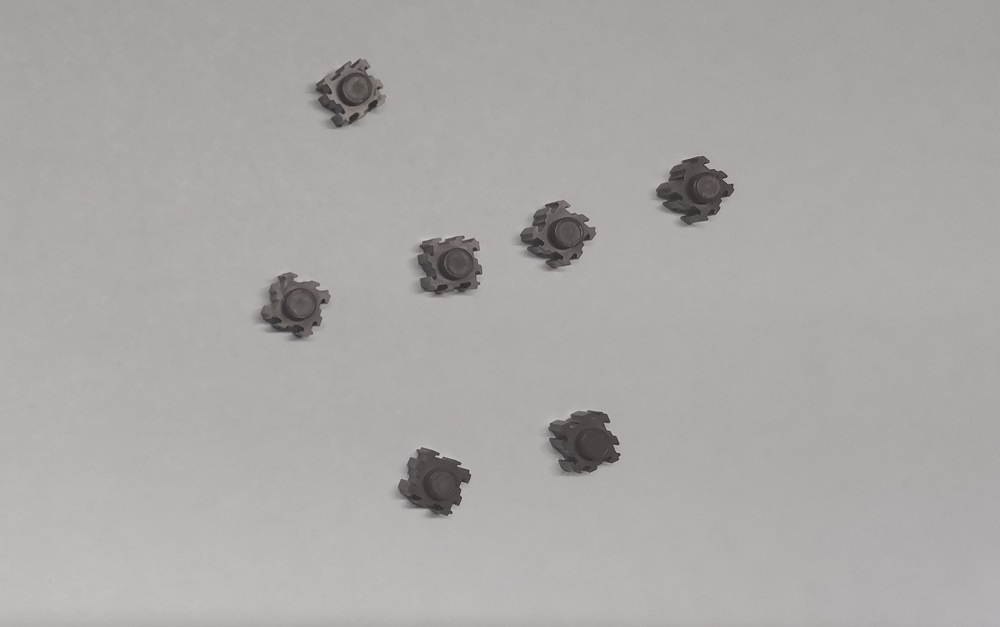
//> input picture Resources/jimu_singlecolor.jpg, 1000 x 627 px
$ ./实验4_3   (built with g++ and OpenCV 4)
//> lines starting //> are read from the running program, lines starting //| are printed output that depends on the picture; after the words box and inside, x2 and y2 are one past the last pixel; in counts of white or black regions, pixels touching at a corner belong together
/*

最佳熵自动门限方法，


*/
#include<iostream>
#include<opencv2/highgui.hpp>
#include<opencv2/imgcodecs.hpp>
#include<opencv2/imgproc.hpp>
#include<vector>
using namespace std;
using namespace cv;

void OptimSegmentation(unsigned char* inputimage, int height, int width);
void showHistogram(Mat img, string window);

int main()
{
    Mat img1 = imread("Resources/jimu_singlecolor.jpg");
//> img1 is the input picture: 627 rows x 1000 cols, CV_8UC3; mean B, G, R 166.8, 167.8, 171.7

    cvtColor(img1, img1, COLOR_RGB2GRAY);
//> img1: 627 rows x 1000 cols, CV_8UC1
    showHistogram(img1, "H");
    int height = img1.rows;
    int width = img1.cols;
    uchar* covertimage = new uchar[height * width];
    uchar* p;
    int i, j;
    for (i = 0; i < height; i++)
    {
        p = img1.ptr<uchar>(i);
        for (j = 0; j < width; j++)
        {
            covertimage[i * width + j] = p[j];
        }
    }
    OptimSegmentation(covertimage, width, height);
    Mat outimage(height, width, CV_8UC1, covertimage); //一维数组转Mat类
    //cvNamedWindow("图像显示", CV_WINDOW_AUTOSIZE);
    imshow("output", outimage);
    waitKey(0);
    delete[] covertimage;
    return 0;
}

void showHistogram(Mat img, string window)
{
//> called with window = 'H'
	// 0-255
	vector<int>rk(256, 0);
	for (int i = 0; i < img.rows; i++)
	{
		for (int j = 0; j < img.cols; j++)
		{
			uchar fxy = img.at<uchar>(i, j);
			rk[fxy]++;
		}
	}
//> after the loop, rk = 256 values, max 64080 at index 171, min 0 at index 0, mean 2449.2

	for (auto i = rk.begin(); i != rk.end(); i++)
	{
		(*i) = (*i) / 10;
	}//数据过大，除以10 后处理

	Mat imgH(800, 256 * 4, CV_8UC3, Scalar(64, 64, 64));//创建一个图像
	putText(imgH, window, Point(400, 100), FONT_HERSHEY_DUPLEX, 2, Scalar(0, 0, 128), 2);
	for (int i = 0; i < rk.size(); i++)
	{
		//绘制直线加顶端圆做出直方图效果
		line(imgH, Point(i * 4, 800), Point(i * 4, 800 - rk[i]), Scalar(255, 0, 0));
		circle(imgH, Point(i * 4, 800 - rk[i]), 3, Scalar(255, 255, 0), FILLED);
		if (i % 10 == 0)
		{
			line(imgH, Point(i * 4, 0), Point(i * 4, 800 - rk[i]), Scalar(0, 125, 0));
		}
		if (i % 50 == 0)
		{
			line(imgH, Point(i * 4, 0), Point(i * 4, 800 - rk[i]), Scalar(125, 0, 0));
			putText(imgH, to_string(i), Point(i * 4 - 25, 20), FONT_HERSHEY_DUPLEX, 1, Scalar(0, 255, 0));
		}

	}
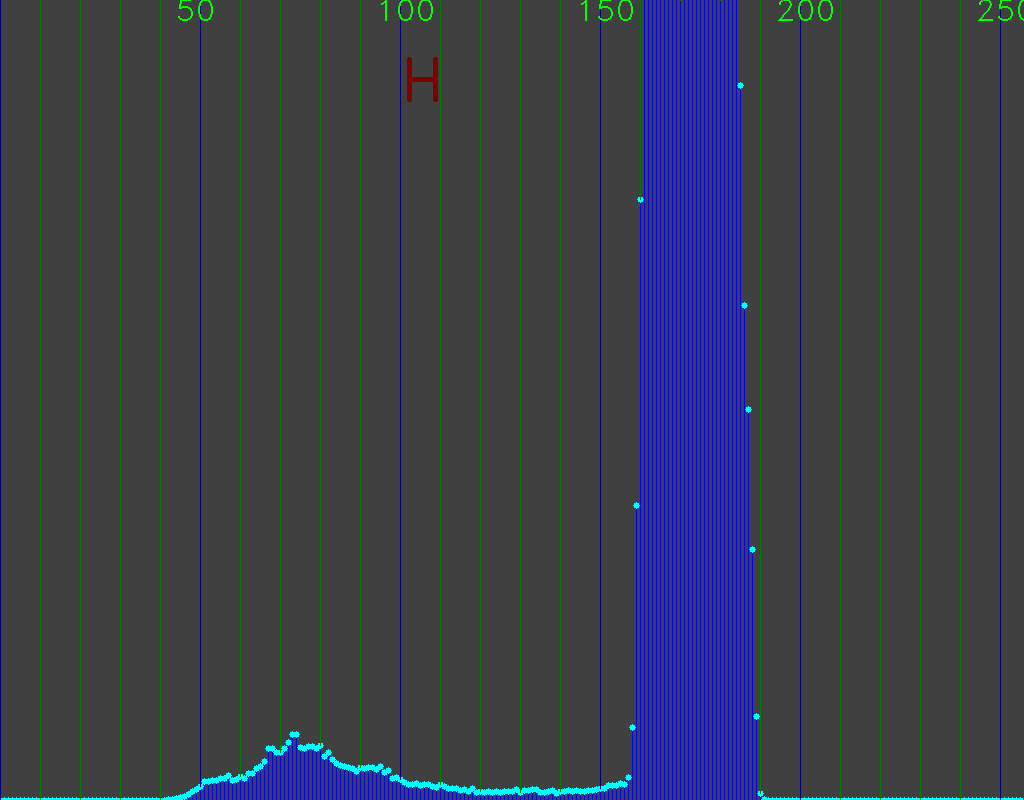
//> imgH: 800 rows x 1024 cols, CV_8UC3; mean B, G, R 69.7, 63.9, 60.3
	imshow(window, imgH);
	//显示图像
}
void threshold_segmentation1(Mat scr, Mat& dst, short T)
{
	scr.copyTo(dst);
	for (int i = 0; i < scr.rows; i++)
	{
		for (int j = 0; j < scr.cols; j++)
		{
			short temp = (short)scr.at<uchar>(i, j);
			if (temp <= T)
			{
				dst.at<uchar>(i, j) = 0;
			}
			else
			{
				dst.at<uchar>(i, j) = 255;
			}
		}
	}
}
void OptimSegmentation(unsigned char* inputimage, int height, int width)
{
//> called with height = 1000, width = 627
    //1.计算直方图
    int* histarray = new int[256];
    int i, x, y;
    for (i = 0; i < 256; i++)
    {
        histarray[i] = 0;
    }
    //中间变量
    int temp, temp1, temp2;
    //统计灰度直方图
    for (y = 0; y < height; y++)
    {
        for (x = 0; x < width; x++)
        {
            int k = width * y + x;
            temp = inputimage[k];
            histarray[temp]++;
        }
    }
//> this loop made 1000 passes
//> temp on passes 1 to 3: 163, 162, 161
//> after the loop, temp = 177

    //2.计算最优阈值
//  int minT = 0,maxT=0;
    double MinGrayValue = 0, MaxGrayValue = 0;
    //float P0 = 0.0, Pt = 0.0;
    for (y = 0; y < height; y++)
    {
        for (x = 0; x < width; x++)
        {
            int k = width * y + x;
            temp1 = inputimage[k];
            if (MinGrayValue > temp1)
                MinGrayValue = temp1;//最小灰度值
        }
    }
//> this loop made 1000 passes
//> after the loop, temp1 = 177; MinGrayValue = 0
    for (y = 0; y < height; y++)
    {
        for (x = 0; x < width; x++)
        {
            int k = width * y + x;
            temp2 = inputimage[k];
            if (MaxGrayValue < temp2)
                MaxGrayValue = temp2;//最大灰度值
        }
    }
//> this loop made 1000 passes
//> (temp2, MaxGrayValue) on passes 1 to 3: (163, 166), (162, 166), (161, 166)
//> after the loop, temp2 = 177; MaxGrayValue = 199
    double newT = (MinGrayValue + MaxGrayValue) / 2;
//> newT = 99.5
    //std::cout << newT << std::endl;
    double T = 0.0;
    double S0 = 0.0, N1 = 0.0; //初始化大于阈值的元素的个数及其灰度总值
    double S1 = 0.0, N2 = 0.0; //初始化小于阈值的元素的个数及其灰度总值
    while (abs(newT - T) > 0)
    {
        T = newT;
        //std::cout << T << std::endl;
        for (i = 0; i < 256; i++)
        {
            if (i > T)
            {
                S0 = S0 + histarray[i]; //记录大于阈值的元素个数及其灰度总值
                //N1 = N1 + 1;
                N1 += i * histarray[i];
            }
            else
            {
                S1 = S1 + histarray[i];
                //N2 = N2 + 1;
                N2 += i * histarray[i];
            }
        }
        double T0 = N1 / S0;  //生成新阈值
        double T1 = N2 / S1;
        newT = (T0 + T1) / 2;
        //  std::cout << newT << std::endl;
        S0 = 0.0; N1 = 0.0;  //重置初值
        S1 = 0.0; N2 = 0.0;
    }
//> this loop made 4 passes
//> (T, S0, N1, S1, N2, T0, T1, newT) on passes 1 to 4: (99.5, 608371, 103856188, 18629, 1398973, 170.7, 75.1, 122.9), (122.9, 605217, 103511130, 21783, 1744031, 171, 80.06, 125.5), (125.5, 604949, 103477895, 22051, 1777266, 171.1, 80.6, 125.8), (125.8, 604949, 103477895, 22051, 1777266, 171.1, 80.6, 125.8)
//> after the loop, S0 = 0; N1 = 0; S1 = 0; N2 = 0

    //3.图像二值化
//  unsigned char *outimage1=new unsigned char[height*width];
    for (y = 0; y < height; y++)
    {
        for (x = 0; x < width; x++)
        {
            int k = width * y + x;
            //outimage1[k] = inputimage[k];
            //std::cout << outimage1[k] << std::endl;
        //  std::cout << T << std::endl;
            if (inputimage[k] > T)   //亮点为白色
                inputimage[k] = 255;

            else
                inputimage[k] = 0;

        }
    }
//> in main, `Mat outimage(height, width, CV_8UC1, covertimage);`:
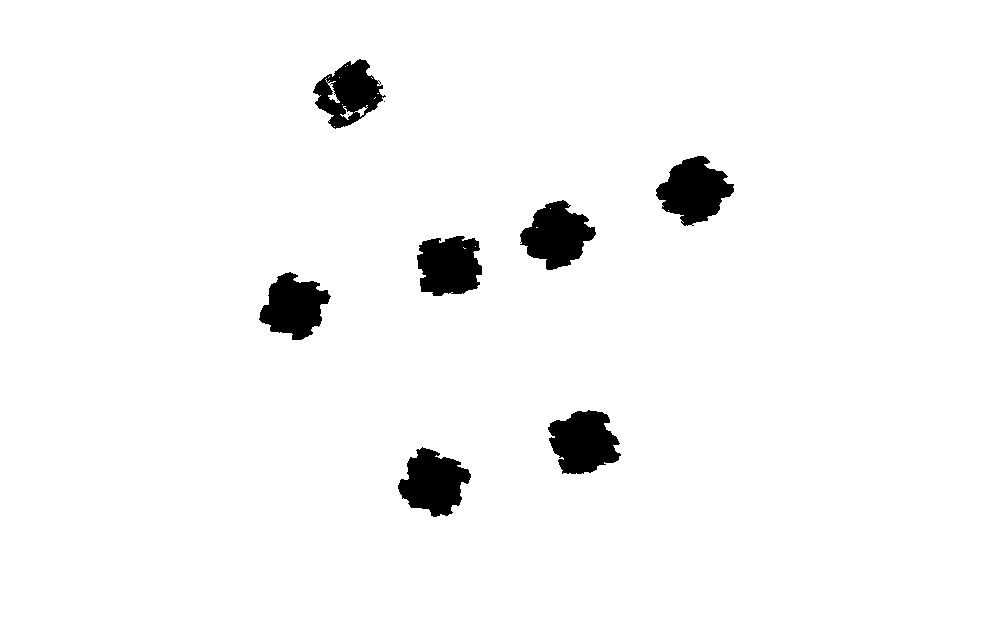
//> outimage: 627 rows x 1000 cols, CV_8UC1; 96.5% white; 9 black regions (2 under 20 px), largest, box (x1, y1, x2, y2) and area: (656, 156, 734, 226) 3354, (548, 410, 621, 474) 3299, (520, 200, 596, 270) 3228
    delete[] histarray;
    //delete[] outimage1;
}
